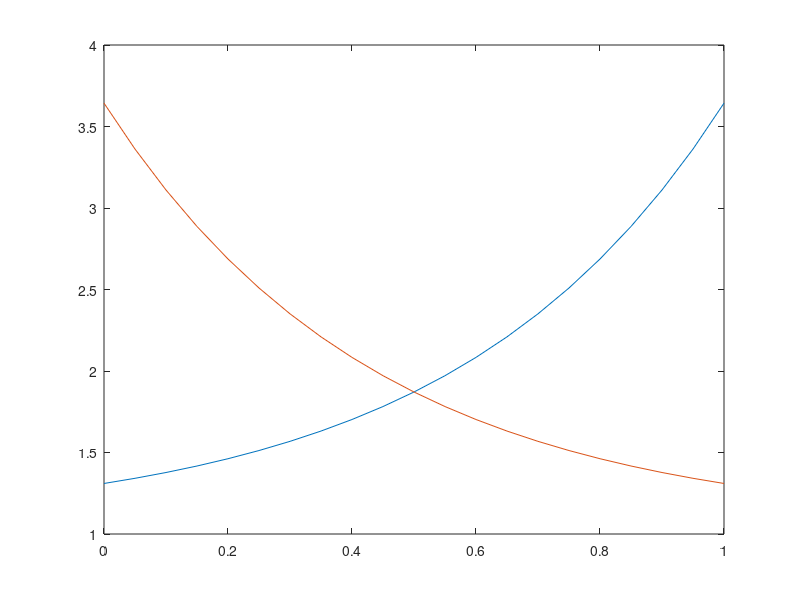

Here is the MATLAB script that generated this plot: (Note: this script raises an error after producing the figure.)
% Equations used in my modelling. See tissue.h and
% guidingtissue::exponential_expression and similar

x = [0:0.05:1];

_exp = 0.26 .* exp (2.3.*x) + 1.05;
_exp2 = 0.26 .* exp (1.1.*x) + 1.05;
_log = 2.32 + 1.29 .* log (2.3 .* (x+0.2));
_quad = 1.31 + 2.333 .* x .* x;
_lin = 1.31 + 2.333 .* x;

ki = 1.1
kd = 0.6

_exp_ki = _exp + ki;
_exp_ki_kd = _exp_ki - kd;
_exp_kd = _exp - kd;

_exp2_ki = _exp2 + ki;
_exp2_ki_kd = _exp2_ki - kd;
_exp2_kd = _exp2 - kd;

%% The J effect
_r0 = _exp;
_l0 = flip(_exp);
figure(1); clf;
plot (x, _r0); % exp for receptors on retina
hold on;
plot (x, _l0); % ligands
plot (x, _r0 .* _l0, 'color', colour.orchid2, 'linestyle', '--');
plot (x, _r0(1) .* _l0, 'r-');
plot ([x(1),x(1)], [_r0(2),_r0(1).*_l0(1)], 'r-');
plot (x(3:7), _r0(5) .* _l0(3:7), 'b');
plot ([x(5),x(5)], [_r0(5),_r0(5).*_l0(5)], 'b-');
plot (x(7:11), _r0(9) .* _l0(7:11), 'g');
plot ([x(9),x(9)], [_r0(9),_r0(9).*_l0(9)], 'g-');
plot (x(11:15), _r0(13) .* _l0(11:15), 'm');
plot ([x(13),x(13)], [_r0(13),_r0(13).*_l0(13)], 'm-');
%%plot (x(15:19), _r0(17) .* _l0(15:19), 'k');
plot (x, _r0(17) .* _l0, 'k');
plot ([x(17),x(17)], [_r0(17),_r0(17).*_l0(17)], 'k-');
lg = legend (['rcpt0';'lgnd0'],'Location','North');

_r1 = flip(_exp); % opposing receptors
_l1 = _exp; % opposing ligands
figure(2); clf;
plot (x, _r1);
hold on;
plot (x, _l1); % ligands
plot (x, _r1 .* _l1, 'color', colour.orchid2, 'linestyle', '--');
%%plot (x(1:3), _r1(1) .* _l1(1:3), 'r-');
plot (x, _r1(1) .* _l1, 'r-');
plot ([x(1),x(1)], [_r1(2),_r1(1).*_l1(1)], 'r-');
plot (x(3:7), _r1(5) .* _l1(3:7), 'b');
plot ([x(5),x(5)], [_r1(5),_r1(5).*_l1(5)], 'b-');
plot (x(7:11), _r1(9) .* _l1(7:11), 'g');
plot ([x(9),x(9)], [_r1(9),_r1(9).*_l1(9)], 'g-');
plot (x(11:15), _r1(13) .* _l1(11:15), 'm');
plot ([x(13),x(13)], [_r1(13),_r1(13).*_l1(13)], 'm-');
plot (x(15:19), _r1(17) .* _l1(15:19), 'k');
%%plot (x, _r1(17) .* _l1, 'k');
plot ([x(17),x(17)], [_r1(17),_r1(17).*_l1(17)], 'k-');
lg = legend (['rcpt1';'lgnd1'],'Location','North');

%% Now plot combined repulsion due to both receptor/ligand pairs
figure(1)
plot (x, _r1(1) .* _l1 + _r0(1) .* _l0, 'r--');
plot (x, _r1(5) .* _l1 + _r0(5) .* _l0, 'b--');
plot (x, _r1(9) .* _l1 + _r0(9) .* _l0, 'g--');
plot (x, _r1(13) .* _l1 + _r0(13) .* _l0, 'm--');
plot (x, _r1(17) .* _l1 + _r0(17) .* _l0, 'k--');
ylim([0,20])
figure(2)
plot (x(1:3), _r1(1) .* _l1(1:3) + _r0(1) .* _l0(1:3), 'r--');
plot (x(3:7), _r1(5) .* _l1(3:7) + _r0(5) .* _l0(3:7), 'b--');
plot (x(7:11), _r1(9) .* _l1(7:11) + _r0(9) .* _l0(7:11), 'g--');
plot (x(11:15), _r1(13) .* _l1(11:15) + _r0(13) .* _l0(11:15), 'm--');
plot (x(15:19), _r1(17) .* _l1(15:19) + _r0(17) .* _l0(15:19), 'k--');
ylim([0,20])
